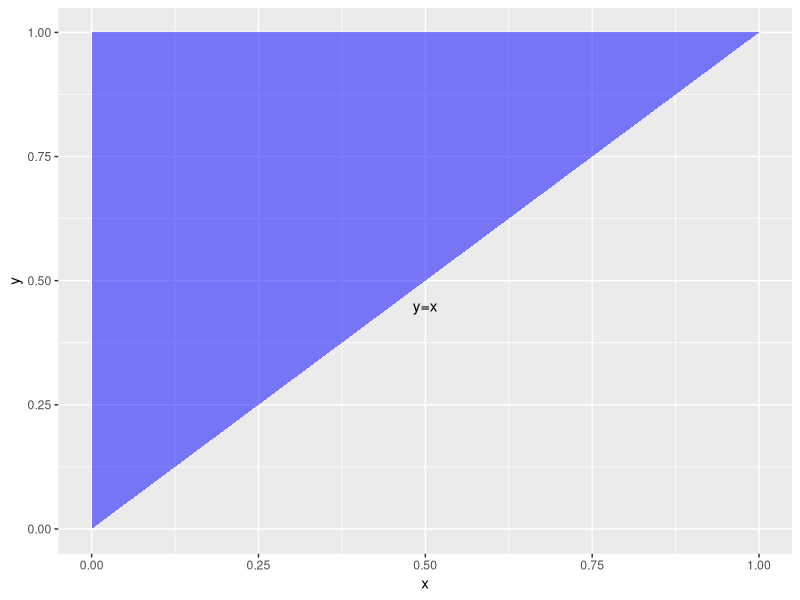

Source code (R):
## ---- chunk 1
knitr::opts_chunk$set(echo = TRUE)
library(tidyverse)
## ---- chunk 2

df <- tibble(x = c(0,1),
             y = c(0,1) )
upper_area <- tibble( x = c(0,0,1), y = c(0,1,1) )

ggplot(data = df) +
  geom_polygon( mapping = aes(x=x,y= y), 
                upper_area, 
                fill = "blue",
                alpha=0.5)+ 
   annotate(geom="text", x = 0.5, y = 0.45, label="y=x")
  

